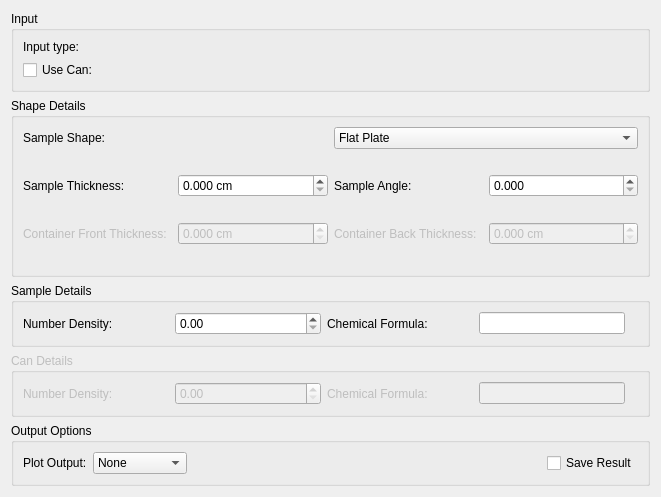
<?xml version="1.0" encoding="UTF-8"?>
<ui version="4.0">
 <class>CalculatePaalmanPings</class>
 <widget class="QWidget" name="CalculatePaalmanPings">
  <property name="geometry">
   <rect>
    <x>0</x>
    <y>0</y>
    <width>661</width>
    <height>462</height>
   </rect>
  </property>
  <property name="windowTitle">
   <string>Form</string>
  </property>
  <layout class="QVBoxLayout" name="layoutAbsF2P">
   <item>
    <widget class="QGroupBox" name="gbInput">
     <property name="title">
      <string>Input</string>
     </property>
     <layout class="QGridLayout" name="gridLayout_11">
      <item row="1" column="1">
       <widget class="MantidQt::MantidWidgets::DataSelector" name="dsContainer" native="true">
        <property name="enabled">
         <bool>false</bool>
        </property>
        <property name="sizePolicy">
         <sizepolicy hsizetype="Minimum" vsizetype="Fixed">
          <horstretch>0</horstretch>
          <verstretch>0</verstretch>
         </sizepolicy>
        </property>
        <property name="autoLoad" stdset="0">
         <bool>true</bool>
        </property>
        <property name="workspaceSuffixes" stdset="0">
         <stringlist>
          <string>_red</string>
          <string>_sqw</string>
         </stringlist>
        </property>
        <property name="fileBrowserSuffixes" stdset="0">
         <stringlist>
          <string>_red.nxs</string>
          <string>_sqw.nxs</string>
         </stringlist>
        </property>
        <property name="showLoad" stdset="0">
         <bool>false</bool>
        </property>
       </widget>
      </item>
      <item row="1" column="0">
       <widget class="QCheckBox" name="ckUseCan">
        <property name="text">
         <string>Use Can:</string>
        </property>
       </widget>
      </item>
      <item row="0" column="1">
       <widget class="MantidQt::MantidWidgets::DataSelector" name="dsSample" native="true">
        <property name="sizePolicy">
         <sizepolicy hsizetype="Minimum" vsizetype="Fixed">
          <horstretch>0</horstretch>
          <verstretch>0</verstretch>
         </sizepolicy>
        </property>
        <property name="autoLoad" stdset="0">
         <bool>true</bool>
        </property>
        <property name="workspaceSuffixes" stdset="0">
         <stringlist>
          <string>_red</string>
          <string>_sqw</string>
         </stringlist>
        </property>
        <property name="fileBrowserSuffixes" stdset="0">
         <stringlist>
          <string>_red.nxs</string>
          <string>_sqw.nxs</string>
         </stringlist>
        </property>
        <property name="showLoad" stdset="0">
         <bool>false</bool>
        </property>
       </widget>
      </item>
      <item row="0" column="0">
       <widget class="QLabel" name="lbInputType">
        <property name="text">
         <string>Input type:</string>
        </property>
       </widget>
      </item>
     </layout>
    </widget>
   </item>
   <item>
    <widget class="QGroupBox" name="gbShapeDetails">
     <property name="sizePolicy">
      <sizepolicy hsizetype="Preferred" vsizetype="Fixed">
       <horstretch>0</horstretch>
       <verstretch>0</verstretch>
      </sizepolicy>
     </property>
     <property name="title">
      <string>Shape Details</string>
     </property>
     <layout class="QVBoxLayout" name="verticalLayout_9">
      <item>
       <layout class="QHBoxLayout" name="loSampleShape">
        <item>
         <widget class="QLabel" name="lbSampleShape">
          <property name="text">
           <string>Sample Shape:</string>
          </property>
         </widget>
        </item>
        <item>
         <widget class="QComboBox" name="cbSampleShape">
          <item>
           <property name="text">
            <string>Flat Plate</string>
           </property>
          </item>
          <item>
           <property name="text">
            <string>Cylinder</string>
           </property>
          </item>
          <item>
           <property name="text">
            <string>Annulus</string>
           </property>
          </item>
         </widget>
        </item>
       </layout>
      </item>
      <item>
       <widget class="QStackedWidget" name="swShapeOptions">
        <property name="currentIndex">
         <number>0</number>
        </property>
        <widget class="QWidget" name="pgFlatPlate">
         <layout class="QGridLayout" name="gridLayout_2">
          <property name="margin">
           <number>0</number>
          </property>
          <item row="0" column="2">
           <widget class="QLabel" name="lbFlatSampleAngle">
            <property name="text">
             <string>Sample Angle:</string>
            </property>
           </widget>
          </item>
          <item row="3" column="0">
           <widget class="QLabel" name="lbFlatCanFrontThickness">
            <property name="enabled">
             <bool>false</bool>
            </property>
            <property name="text">
             <string>Container Front Thickness:</string>
            </property>
           </widget>
          </item>
          <item row="3" column="2">
           <widget class="QLabel" name="lbFlatCanBackThickness">
            <property name="enabled">
             <bool>false</bool>
            </property>
            <property name="text">
             <string>Container Back Thickness:</string>
            </property>
           </widget>
          </item>
          <item row="3" column="3">
           <widget class="QDoubleSpinBox" name="spFlatCanBackThickness">
            <property name="enabled">
             <bool>false</bool>
            </property>
            <property name="suffix">
             <string> cm</string>
            </property>
            <property name="decimals">
             <number>3</number>
            </property>
            <property name="singleStep">
             <double>0.100000000000000</double>
            </property>
           </widget>
          </item>
          <item row="0" column="0">
           <widget class="QLabel" name="lbFlatSampleThickness">
            <property name="text">
             <string>Sample Thickness:</string>
            </property>
           </widget>
          </item>
          <item row="3" column="1">
           <widget class="QDoubleSpinBox" name="spFlatCanFrontThickness">
            <property name="enabled">
             <bool>false</bool>
            </property>
            <property name="suffix">
             <string> cm</string>
            </property>
            <property name="decimals">
             <number>3</number>
            </property>
            <property name="singleStep">
             <double>0.100000000000000</double>
            </property>
           </widget>
          </item>
          <item row="0" column="3">
           <widget class="QDoubleSpinBox" name="spFlatSampleAngle">
            <property name="decimals">
             <number>3</number>
            </property>
           </widget>
          </item>
          <item row="0" column="1">
           <widget class="QDoubleSpinBox" name="spFlatSampleThickness">
            <property name="suffix">
             <string> cm</string>
            </property>
            <property name="decimals">
             <number>3</number>
            </property>
            <property name="singleStep">
             <double>0.100000000000000</double>
            </property>
           </widget>
          </item>
         </layout>
        </widget>
        <widget class="QWidget" name="pgCylinder">
         <layout class="QGridLayout" name="gridLayout_4">
          <property name="margin">
           <number>0</number>
          </property>
          <item row="5" column="3">
           <widget class="QDoubleSpinBox" name="spCylBeamWidth">
            <property name="decimals">
             <number>3</number>
            </property>
            <property name="singleStep">
             <double>0.100000000000000</double>
            </property>
           </widget>
          </item>
          <item row="5" column="2">
           <widget class="QLabel" name="lbCylBeamWidth">
            <property name="text">
             <string>Beam Width:</string>
            </property>
           </widget>
          </item>
          <item row="5" column="0">
           <widget class="QLabel" name="lbCylBeamHeight">
            <property name="text">
             <string>Beam Height:</string>
            </property>
           </widget>
          </item>
          <item row="5" column="1">
           <widget class="QDoubleSpinBox" name="spCylBeamHeight">
            <property name="decimals">
             <number>3</number>
            </property>
            <property name="singleStep">
             <double>0.100000000000000</double>
            </property>
           </widget>
          </item>
          <item row="7" column="0">
           <widget class="QLabel" name="lbCylStepSize">
            <property name="text">
             <string>Step Size:</string>
            </property>
           </widget>
          </item>
          <item row="7" column="1">
           <widget class="QDoubleSpinBox" name="spCylStepSize">
            <property name="decimals">
             <number>4</number>
            </property>
            <property name="singleStep">
             <double>0.001000000000000</double>
            </property>
            <property name="value">
             <double>0.002000000000000</double>
            </property>
           </widget>
          </item>
          <item row="0" column="0">
           <widget class="QLabel" name="lbCylSampleOuterRadius">
            <property name="text">
             <string>Sample Radius:</string>
            </property>
           </widget>
          </item>
          <item row="0" column="1">
           <widget class="QDoubleSpinBox" name="spCylSampleOuterRadius">
            <property name="decimals">
             <number>3</number>
            </property>
            <property name="maximum">
             <double>9999.989999999999782</double>
            </property>
            <property name="singleStep">
             <double>0.100000000000000</double>
            </property>
           </widget>
          </item>
          <item row="0" column="3">
           <widget class="QDoubleSpinBox" name="spCylCanOuterRadius">
            <property name="enabled">
             <bool>false</bool>
            </property>
            <property name="decimals">
             <number>3</number>
            </property>
            <property name="maximum">
             <double>9999.989999999999782</double>
            </property>
            <property name="singleStep">
             <double>0.100000000000000</double>
            </property>
           </widget>
          </item>
          <item row="0" column="2">
           <widget class="QLabel" name="lbCylCanOuterRadius">
            <property name="enabled">
             <bool>false</bool>
            </property>
            <property name="text">
             <string>Container Radius:</string>
            </property>
           </widget>
          </item>
         </layout>
        </widget>
        <widget class="QWidget" name="pgAnnulus">
         <layout class="QGridLayout" name="gridLayout_5">
          <property name="margin">
           <number>0</number>
          </property>
          <item row="5" column="3">
           <widget class="QDoubleSpinBox" name="spAnnBeamWidth">
            <property name="decimals">
             <number>3</number>
            </property>
            <property name="singleStep">
             <double>0.100000000000000</double>
            </property>
           </widget>
          </item>
          <item row="5" column="2">
           <widget class="QLabel" name="lbAnnBeamWidth">
            <property name="text">
             <string>Beam Width:</string>
            </property>
           </widget>
          </item>
          <item row="5" column="0">
           <widget class="QLabel" name="lbAnnBeamHeight">
            <property name="text">
             <string>Beam Height:</string>
            </property>
           </widget>
          </item>
          <item row="5" column="1">
           <widget class="QDoubleSpinBox" name="spAnnBeamHeight">
            <property name="decimals">
             <number>3</number>
            </property>
            <property name="singleStep">
             <double>0.100000000000000</double>
            </property>
           </widget>
          </item>
          <item row="7" column="0">
           <widget class="QLabel" name="lbAnnStepSize">
            <property name="text">
             <string>Step Size:</string>
            </property>
           </widget>
          </item>
          <item row="7" column="1">
           <widget class="QDoubleSpinBox" name="spAnnStepSize">
            <property name="decimals">
             <number>4</number>
            </property>
            <property name="singleStep">
             <double>0.001000000000000</double>
            </property>
            <property name="value">
             <double>0.002000000000000</double>
            </property>
           </widget>
          </item>
          <item row="1" column="0">
           <widget class="QLabel" name="lbAnnCanOuterRadius">
            <property name="enabled">
             <bool>false</bool>
            </property>
            <property name="text">
             <string>Container Outer Radius:</string>
            </property>
           </widget>
          </item>
          <item row="1" column="1">
           <widget class="QDoubleSpinBox" name="spAnnCanOuterRadius">
            <property name="enabled">
             <bool>false</bool>
            </property>
            <property name="decimals">
             <number>3</number>
            </property>
            <property name="maximum">
             <double>9999.989999999999782</double>
            </property>
            <property name="singleStep">
             <double>0.100000000000000</double>
            </property>
           </widget>
          </item>
          <item row="0" column="3">
           <widget class="QDoubleSpinBox" name="spAnnSampleOuterRadius">
            <property name="decimals">
             <number>3</number>
            </property>
            <property name="maximum">
             <double>9999.989999999999782</double>
            </property>
            <property name="singleStep">
             <double>0.100000000000000</double>
            </property>
           </widget>
          </item>
          <item row="0" column="2">
           <widget class="QLabel" name="lbAnnSampleOuterRadius">
            <property name="text">
             <string>Sample Outer Radius:</string>
            </property>
           </widget>
          </item>
          <item row="0" column="0">
           <widget class="QLabel" name="lbAnnSampleInnerRadius">
            <property name="text">
             <string>Sample Inner Radius:</string>
            </property>
           </widget>
          </item>
          <item row="0" column="1">
           <widget class="QDoubleSpinBox" name="spAnnSampleInnerRadius">
            <property name="decimals">
             <number>3</number>
            </property>
            <property name="maximum">
             <double>9999.989999999999782</double>
            </property>
            <property name="singleStep">
             <double>0.100000000000000</double>
            </property>
           </widget>
          </item>
         </layout>
        </widget>
       </widget>
      </item>
     </layout>
    </widget>
   </item>
   <item>
    <widget class="QGroupBox" name="gbSampleDetails">
     <property name="sizePolicy">
      <sizepolicy hsizetype="Preferred" vsizetype="Fixed">
       <horstretch>0</horstretch>
       <verstretch>0</verstretch>
      </sizepolicy>
     </property>
     <property name="title">
      <string>Sample Details</string>
     </property>
     <layout class="QGridLayout" name="gridLayout">
      <item row="0" column="1">
       <widget class="QDoubleSpinBox" name="spSampleNumberDensity">
        <property name="maximum">
         <double>9999.989999999999782</double>
        </property>
        <property name="singleStep">
         <double>0.100000000000000</double>
        </property>
       </widget>
      </item>
      <item row="0" column="0">
       <widget class="QLabel" name="lbSampleNumberDensity">
        <property name="text">
         <string>Number Density:</string>
        </property>
       </widget>
      </item>
      <item row="0" column="2">
       <widget class="QLabel" name="lbSampleChemicalFormula">
        <property name="text">
         <string>Chemical Formula:</string>
        </property>
       </widget>
      </item>
      <item row="0" column="3">
       <widget class="QLineEdit" name="leSampleChemicalFormula">
        <property name="sizePolicy">
         <sizepolicy hsizetype="Preferred" vsizetype="Fixed">
          <horstretch>0</horstretch>
          <verstretch>0</verstretch>
         </sizepolicy>
        </property>
        <property name="text">
         <string/>
        </property>
       </widget>
      </item>
      <item row="0" column="4">
       <widget class="QLabel" name="valSampleChemicalFormula">
        <property name="sizePolicy">
         <sizepolicy hsizetype="Fixed" vsizetype="Preferred">
          <horstretch>0</horstretch>
          <verstretch>0</verstretch>
         </sizepolicy>
        </property>
        <property name="text">
         <string/>
        </property>
       </widget>
      </item>
     </layout>
    </widget>
   </item>
   <item>
    <widget class="QGroupBox" name="gbCanDetails">
     <property name="enabled">
      <bool>false</bool>
     </property>
     <property name="sizePolicy">
      <sizepolicy hsizetype="Preferred" vsizetype="Fixed">
       <horstretch>0</horstretch>
       <verstretch>0</verstretch>
      </sizepolicy>
     </property>
     <property name="title">
      <string>Can Details</string>
     </property>
     <layout class="QGridLayout" name="gridLayout_3">
      <item row="0" column="0">
       <widget class="QLabel" name="lbCanNumberDensity">
        <property name="text">
         <string>Number Density:</string>
        </property>
       </widget>
      </item>
      <item row="0" column="3">
       <widget class="QLineEdit" name="leCanChemicalFormula">
        <property name="sizePolicy">
         <sizepolicy hsizetype="Preferred" vsizetype="Fixed">
          <horstretch>0</horstretch>
          <verstretch>0</verstretch>
         </sizepolicy>
        </property>
       </widget>
      </item>
      <item row="0" column="1">
       <widget class="QDoubleSpinBox" name="spCanNumberDensity">
        <property name="maximum">
         <double>9999.989999999999782</double>
        </property>
        <property name="singleStep">
         <double>0.100000000000000</double>
        </property>
       </widget>
      </item>
      <item row="0" column="2">
       <widget class="QLabel" name="lbCanChemicalFormula">
        <property name="text">
         <string>Chemical Formula:</string>
        </property>
       </widget>
      </item>
      <item row="0" column="4">
       <widget class="QLabel" name="valCanChemicalFormula">
        <property name="sizePolicy">
         <sizepolicy hsizetype="Fixed" vsizetype="Preferred">
          <horstretch>0</horstretch>
          <verstretch>0</verstretch>
         </sizepolicy>
        </property>
        <property name="text">
         <string/>
        </property>
       </widget>
      </item>
     </layout>
    </widget>
   </item>
   <item>
    <widget class="QGroupBox" name="gbOutput">
     <property name="sizePolicy">
      <sizepolicy hsizetype="Preferred" vsizetype="Fixed">
       <horstretch>0</horstretch>
       <verstretch>0</verstretch>
      </sizepolicy>
     </property>
     <property name="title">
      <string>Output Options</string>
     </property>
     <layout class="QHBoxLayout" name="horizontalLayout">
      <item>
       <widget class="QLabel" name="lbPlotOutput">
        <property name="text">
         <string>Plot Output:</string>
        </property>
       </widget>
      </item>
      <item>
       <widget class="QComboBox" name="cbPlotOutput">
        <item>
         <property name="text">
          <string>None</string>
         </property>
        </item>
        <item>
         <property name="text">
          <string>Wavelength</string>
         </property>
        </item>
        <item>
         <property name="text">
          <string>Angle</string>
         </property>
        </item>
        <item>
         <property name="text">
          <string>Both</string>
         </property>
        </item>
       </widget>
      </item>
      <item>
       <spacer name="horizontalSpacer">
        <property name="orientation">
         <enum>Qt::Horizontal</enum>
        </property>
        <property name="sizeHint" stdset="0">
         <size>
          <width>40</width>
          <height>20</height>
         </size>
        </property>
       </spacer>
      </item>
      <item>
       <widget class="QCheckBox" name="ckSave">
        <property name="text">
         <string>Save Result</string>
        </property>
       </widget>
      </item>
     </layout>
    </widget>
   </item>
  </layout>
 </widget>
 <customwidgets>
  <customwidget>
   <class>MantidQt::MantidWidgets::DataSelector</class>
   <extends>QWidget</extends>
   <header>MantidQtMantidWidgets/DataSelector.h</header>
  </customwidget>
 </customwidgets>
 <tabstops>
  <tabstop>ckUseCan</tabstop>
  <tabstop>cbSampleShape</tabstop>
  <tabstop>spFlatSampleThickness</tabstop>
  <tabstop>spFlatSampleAngle</tabstop>
  <tabstop>spFlatCanFrontThickness</tabstop>
  <tabstop>spFlatCanBackThickness</tabstop>
  <tabstop>spCylSampleOuterRadius</tabstop>
  <tabstop>spCylCanOuterRadius</tabstop>
  <tabstop>spCylBeamHeight</tabstop>
  <tabstop>spCylBeamWidth</tabstop>
  <tabstop>spCylStepSize</tabstop>
  <tabstop>spAnnSampleInnerRadius</tabstop>
  <tabstop>spAnnSampleOuterRadius</tabstop>
  <tabstop>spAnnCanOuterRadius</tabstop>
  <tabstop>spAnnBeamHeight</tabstop>
  <tabstop>spAnnBeamWidth</tabstop>
  <tabstop>spAnnStepSize</tabstop>
  <tabstop>spSampleNumberDensity</tabstop>
  <tabstop>leSampleChemicalFormula</tabstop>
  <tabstop>spCanNumberDensity</tabstop>
  <tabstop>leCanChemicalFormula</tabstop>
  <tabstop>cbPlotOutput</tabstop>
  <tabstop>ckSave</tabstop>
 </tabstops>
 <resources/>
 <connections>
  <connection>
   <sender>cbSampleShape</sender>
   <signal>currentIndexChanged(int)</signal>
   <receiver>swShapeOptions</receiver>
   <slot>setCurrentIndex(int)</slot>
   <hints>
    <hint type="sourcelabel">
     <x>486</x>
     <y>130</y>
    </hint>
    <hint type="destinationlabel">
     <x>330</x>
     <y>239</y>
    </hint>
   </hints>
  </connection>
  <connection>
   <sender>ckUseCan</sender>
   <signal>toggled(bool)</signal>
   <receiver>gbCanDetails</receiver>
   <slot>setEnabled(bool)</slot>
   <hints>
    <hint type="sourcelabel">
     <x>173</x>
     <y>65</y>
    </hint>
    <hint type="destinationlabel">
     <x>339</x>
     <y>389</y>
    </hint>
   </hints>
  </connection>
  <connection>
   <sender>ckUseCan</sender>
   <signal>toggled(bool)</signal>
   <receiver>dsContainer</receiver>
   <slot>setEnabled(bool)</slot>
   <hints>
    <hint type="sourcelabel">
     <x>173</x>
     <y>65</y>
    </hint>
    <hint type="destinationlabel">
     <x>640</x>
     <y>65</y>
    </hint>
   </hints>
  </connection>
  <connection>
   <sender>ckUseCan</sender>
   <signal>toggled(bool)</signal>
   <receiver>lbFlatCanFrontThickness</receiver>
   <slot>setEnabled(bool)</slot>
   <hints>
    <hint type="sourcelabel">
     <x>173</x>
     <y>65</y>
    </hint>
    <hint type="destinationlabel">
     <x>99</x>
     <y>222</y>
    </hint>
   </hints>
  </connection>
  <connection>
   <sender>ckUseCan</sender>
   <signal>toggled(bool)</signal>
   <receiver>lbFlatCanBackThickness</receiver>
   <slot>setEnabled(bool)</slot>
   <hints>
    <hint type="sourcelabel">
     <x>173</x>
     <y>65</y>
    </hint>
    <hint type="destinationlabel">
     <x>413</x>
     <y>222</y>
    </hint>
   </hints>
  </connection>
  <connection>
   <sender>ckUseCan</sender>
   <signal>toggled(bool)</signal>
   <receiver>spFlatCanFrontThickness</receiver>
   <slot>setEnabled(bool)</slot>
   <hints>
    <hint type="sourcelabel">
     <x>173</x>
     <y>65</y>
    </hint>
    <hint type="destinationlabel">
     <x>256</x>
     <y>222</y>
    </hint>
   </hints>
  </connection>
  <connection>
   <sender>ckUseCan</sender>
   <signal>toggled(bool)</signal>
   <receiver>spFlatCanBackThickness</receiver>
   <slot>setEnabled(bool)</slot>
   <hints>
    <hint type="sourcelabel">
     <x>173</x>
     <y>65</y>
    </hint>
    <hint type="destinationlabel">
     <x>569</x>
     <y>222</y>
    </hint>
   </hints>
  </connection>
  <connection>
   <sender>ckUseCan</sender>
   <signal>toggled(bool)</signal>
   <receiver>lbCylCanOuterRadius</receiver>
   <slot>setEnabled(bool)</slot>
   <hints>
    <hint type="sourcelabel">
     <x>173</x>
     <y>65</y>
    </hint>
    <hint type="destinationlabel">
     <x>115</x>
     <y>178</y>
    </hint>
   </hints>
  </connection>
  <connection>
   <sender>ckUseCan</sender>
   <signal>toggled(bool)</signal>
   <receiver>spCylCanOuterRadius</receiver>
   <slot>setEnabled(bool)</slot>
   <hints>
    <hint type="sourcelabel">
     <x>173</x>
     <y>65</y>
    </hint>
    <hint type="destinationlabel">
     <x>119</x>
     <y>178</y>
    </hint>
   </hints>
  </connection>
  <connection>
   <sender>spFlatCanFrontThickness</sender>
   <signal>valueChanged(double)</signal>
   <receiver>spFlatCanBackThickness</receiver>
   <slot>setValue(double)</slot>
   <hints>
    <hint type="sourcelabel">
     <x>256</x>
     <y>222</y>
    </hint>
    <hint type="destinationlabel">
     <x>569</x>
     <y>222</y>
    </hint>
   </hints>
  </connection>
  <connection>
   <sender>ckUseCan</sender>
   <signal>toggled(bool)</signal>
   <receiver>lbAnnCanOuterRadius</receiver>
   <slot>setEnabled(bool)</slot>
   <hints>
    <hint type="sourcelabel">
     <x>173</x>
     <y>65</y>
    </hint>
    <hint type="destinationlabel">
     <x>119</x>
     <y>178</y>
    </hint>
   </hints>
  </connection>
  <connection>
   <sender>ckUseCan</sender>
   <signal>toggled(bool)</signal>
   <receiver>spAnnCanOuterRadius</receiver>
   <slot>setEnabled(bool)</slot>
   <hints>
    <hint type="sourcelabel">
     <x>173</x>
     <y>65</y>
    </hint>
    <hint type="destinationlabel">
     <x>119</x>
     <y>178</y>
    </hint>
   </hints>
  </connection>
 </connections>
</ui>
